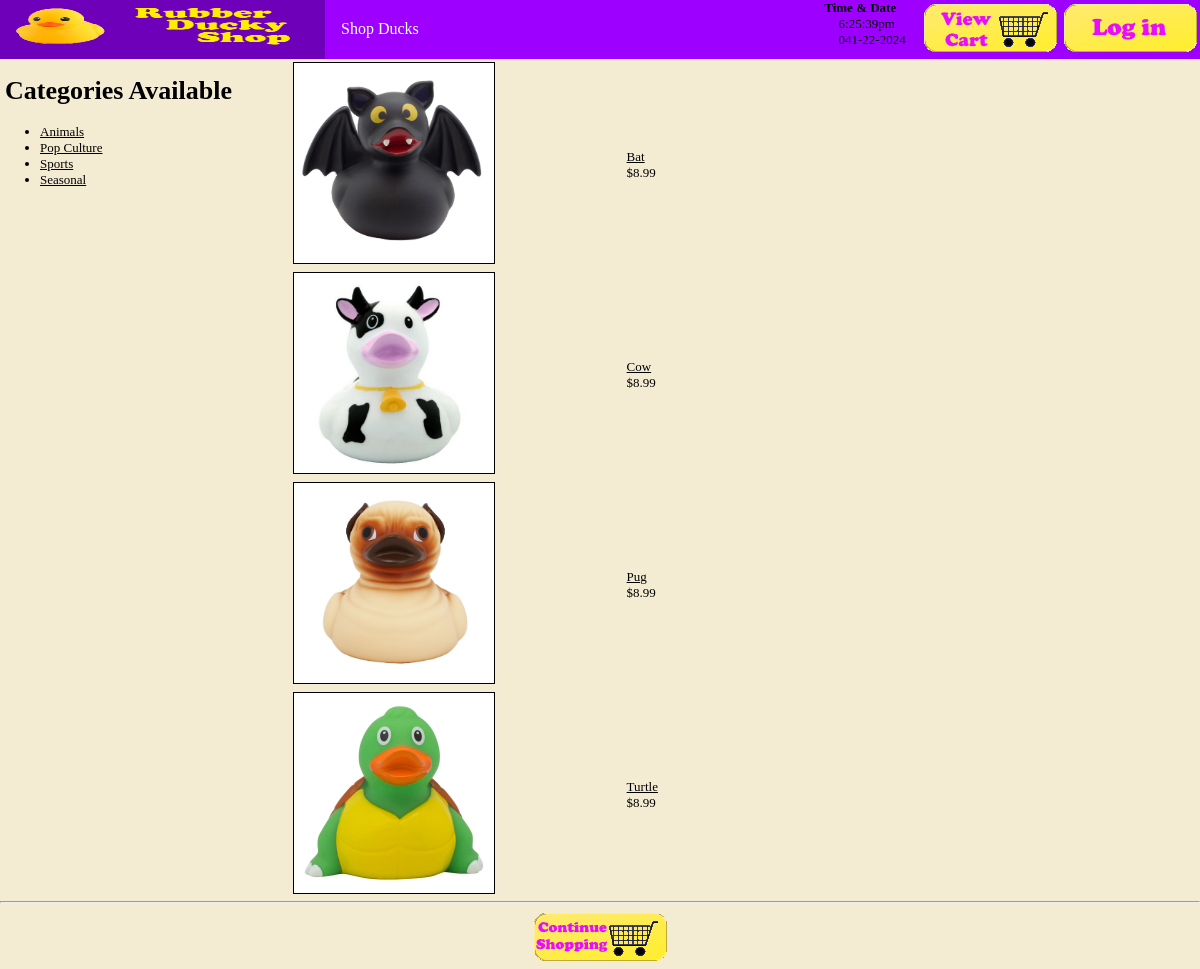
The app's page /show_cat.php?catid=1 with its own data.
### tables this page shows
create table categories
(
  catid int unsigned not null auto_increment primary key,
  catname char(60) not null
);

create table product
(
   productid char(7) not null primary key,
   title char(100),
   catid int unsigned,
   price float(4,2) not null,
   description varchar(255)
);

### product_fns.php (called while the page is built, shortened)
<?php
function get_categories() {
   $conn = db_connect();
   $query = "select catid, catname from categories";
   $result = @$conn->query($query);
   $result = db_result_to_array($result);
   return $result;
}
function get_products($catid) {
   $conn = db_connect();
   $query = "select * from product where catid = '".$conn->real_escape_string($catid)."'";
   $result = @$conn->query($query);
   $result = db_result_to_array($result);
   return $result;
}
?>

### output_fns_duck.php (the view, shortened to what this page needs)
<?php
function do_html_header($title = '') {
?>
  <!DOCTYPE html>
  <html>
  <head>
	<link rel="stylesheet" type="text/css" href="src/navbar.css">
  </head>
  <body onload="startTime()">
  <div class="navbar">
  <a href="index.php"><img src="images/ducky.png" alt="Rubber Duck Shop" border="0"
    class="button"   height="55" width="325"/></a>
  <div class="dropdown"style="border:5px">
    <button class="dropbtn"> Shop Ducks
    </button>
	<?php
		$cat_array = get_categories();
	?>
  </div>
  <div class="floatright">
  <?php
     if(isset($_SESSION['admin_user'])) {
       display_button('admin.php', 'admin-menu', 'Admin Menu');
     } else {
       display_button('show_cart.php', 'view-cart', 'View Your Shopping Cart');
     }
  ?>
  <?php
	if((isset($_SESSION['admin_user']))or(isset($_SESSION['user']))) {
		display_button('logout.php', 'log-out', 'Log Out');
	} else {
		display_button('login.php', 'login', 'Log into your account');
	}
  ?>
  </div>
  <div class="floatright"><strong>Time & Date</strong><div id="clock" style="margin:0px 14.3px;"></div></div>
  </div>
<?php
}
function do_html_footer() {
?>
  </body>
  </html>
<?php
}
?>
<?php
function do_html_URL($url, $name) {
?>
  <a href="<?php echo htmlspecialchars($url); ?>"><?php echo htmlspecialchars($name, ENT_QUOTES); ?></a><br />
<?php
}
?>
<?php
function do_html_URL_img($url, $imgLink) {
?>
  <a href="<?php echo htmlspecialchars($url); ?>"><img <?php echo htmlspecialchars($imgLink, ENT_NOQUOTES); ?>></a><br />
<?php
}
function display_categories($cat_array) {
  echo "<ul>";
  foreach ($cat_array as $row)  {
    $url = "show_cat.php?catid=".urlencode($row['catid']);
    $title = $row['catname'];
    echo "<li>";
    do_html_url($url, $title);
    echo "</li>";
  }
  echo "</ul>";
}
function display_products($product_array) {
  if (!is_array($product_array)) {
    echo "<p>No products currently available in this category</p>";
  } else {
?>
<div>
<div class="sidebar">
<?php
$cat_array = get_categories();
 echo "<h1 style=\"padding-left:5px;\">Categories Available</h1>";
 display_categories($cat_array);
?>
</div>
<div class="productblock">
<?php
    echo "<table width=\"100%\" border=\"0\">";
    foreach ($product_array as $row) {
      $url = "show_product.php?productid=" . urlencode($row['productid']);
      echo "<tr><td width=\"40%\">";
      if (@file_exists("images/{$row['productid']}.jpg")) {
        $title = "src=images/". htmlspecialchars($row['productid']) .'.jpg
                  style="border:1px solid black; height: 200px; width: 200px; margin-left:50px;"';
        do_html_URL_img($url, $title);
      } else {
        $title = "src=\"images/placeholder.jpg\"
                  style=\"border:1px solid black; height: 200px; width: 200px; margin-left:50px;\"";
        do_html_URL_img($url, $title);;
      }
      echo "</td><td>";
	  echo "$".htmlspecialchars($row['price']);
      echo "</td></tr>";
    }
    echo "</table>";
  }
?>
</div>
</div>
<?php
  echo "<hr />";
}
?>
<?php
function display_button($target, $image, $alt) {
  echo "<a href=\"".htmlspecialchars($target)."\" class=\"button\" style=\"padding:2.5px;\">
          <img src=\"images/".htmlspecialchars($image).".gif\"
           alt=\"".htmlspecialchars($alt)."\" border=\"0\" height=\"50\"
           width=\"135\"/></a>";
}
?>

### show_cat.php (shortened to what this page needs)
<?php
  $catid = $_GET['catid'];
  $name = get_category_name($catid);
  do_html_header($name);
  $product_array = get_products($catid);
  display_products($product_array);
?>
<div class="centercontent">
<?php
  if(isset($_SESSION['admin_user'])) {
    display_button("index.php", "continue", "Continue Shopping");
    display_button("edit_category_form.php?catid=". urlencode($catid),
                   "edit-category", "Edit Category");
  } else {
    display_button("index.php", "continue-shopping", "Continue Shopping");
  }
?>
</div>
<?php
  do_html_footer();
?>

### src/navbar.css (style rules this page uses)
.button { padding: 0px; text-align:center; }
.floatright { position:relative; float:right; }
.centercontent { display:flex; justify-content:center; }
.sidebar { position:relative; float:left; width:20%; background:transparent; }
.productblock { position:relative; float:left; width:80%; background:transparent; }
.navbar { overflow: hidden; background-color: #9D00FF; font-family: Cooper Black; }
.navbar a { float: left; font-size: 16px; color: white; text-align: center; text-decoration: none; }
.dropdown { float: left; overflow: hidden; }
.dropdown .dropbtn { font-size: 16px; border: none; outline: none; color: white; padding: 20.3px 16px; background-color: inherit; font-family: inherit; margin: 0; }

### output_fns_duck.php (style rules this page uses)
body { font-family: Cooper Black; font-size: 13px ; margin: 0px ; background-color:#F4ECD2 }
li, td { font-family: Cooper Black; font-size: 13px }
hr { color: #FF0000; width=70%; text-align:center }
a { color: #000000 }

### records on screen
categories: catname "Animals"
categories: catname "Pop Culture"
categories: catname "Sports"
categories: catname "Seasonal"
product: productid (picture), title "Bat", price "8.99"
product: productid (picture), title "Cow", price "8.99"
product: productid (picture), title "Pug", price "8.99"
product: productid (picture), title "Turtle", price "8.99"
